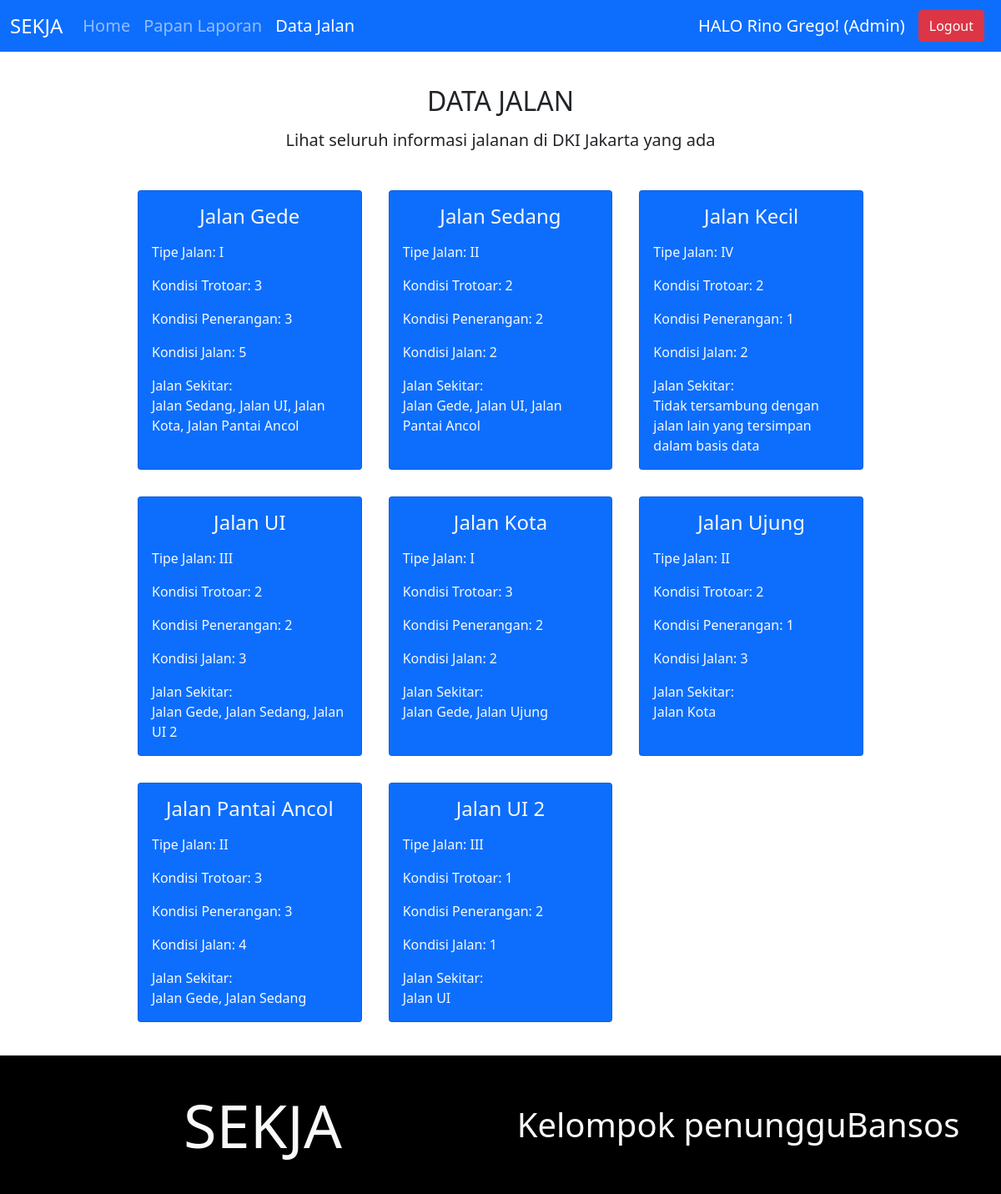
The app's page /jalan (signed in) with its own data.
### sekja/models.py (models this page shows, shortened)
class User(AbstractBaseUser, PermissionsMixin):
   no_KK = models.CharField(max_length=16, unique=True)
   email = models.EmailField(max_length=254, unique=True)
   name = models.CharField(max_length=254, null=False, blank=False)
   is_staff = models.BooleanField(default=False)
   is_superuser = models.BooleanField(default=False)
   is_active = models.BooleanField(default=True)
   last_login = models.DateTimeField(null=True, blank=True)
   date_joined = models.DateTimeField(auto_now_add=True)
   ROLES = (
     (1, 'Admin'),
     (2, 'Pengguna')
    )
   status = models.PositiveSmallIntegerField(blank=False, choices=ROLES, default=2)
   USERNAME_FIELD = 'no_KK' # The name of the field that will serve as unique identifier (which will be the email field for us --> dari source)
   EMAIL_FIELD = 'email' # The name of the field that will be returned when get_email_field_name() is called on a User instance
   REQUIRED_FIELDS = ['email', 'name'] # Required fields besides the password and USERNAME_FIELD when signing up.
   objects = UserManager()

class Jalan(models.Model):
   nama_jalan = models.CharField(max_length=60, null=True)
   LEVEL_TIPE_JALAN = (
      ('V', 'Kelas V'),
      ('IV', 'Kelas IV'),
      ('III', 'Kelas III'),
      ('II', 'Kelas II'),
      ('I', 'Kelas I'),
   )
   tipe_jalan = models.CharField(max_length=10, choices=LEVEL_TIPE_JALAN)
   LEVEL_KONDISI_TROTOAR = (
      ('0', 'Skala 0'),
      ('1', 'Skala 1'),
      ('2', 'Skala 2'),
      ('3', 'Skala 3'),
   )
   kondisi_trotoar = models.CharField(max_length=10, choices=LEVEL_KONDISI_TROTOAR)
   LEVEL_KONDISI_PENERANGAN = (
      ('1', 'Skala 1'),
      ('2', 'Skala 2'),
      ('3', 'Skala 3'),
   )
   kondisi_penerangan = models.CharField(max_length=10, choices=LEVEL_KONDISI_PENERANGAN)
   LEVEL_KONDISI_JALAN = (
      ('1', 'Skala 1'),
      ('2', 'Skala 2'),
      ('3', 'Skala 3'),
      ('4', 'Skala 4'),
      ('5', 'Skala 5'),
   )
   kondisi_jalan = models.CharField(max_length=10, choices=LEVEL_KONDISI_JALAN)
   jalan_sekitar = models.ManyToManyField("self", related_name="berdekatan", symmetrical=True, blank=True)
   def __str__(self):
      return f"{self.nama_jalan}"
   def call_jalan_sekitar(self):
      jumlah_tetangga = len(self.jalan_sekitar.all())
      if jumlah_tetangga == 0:
         return "Tidak tersambung dengan jalan lain yang tersimpan dalam basis data"
      string = ""
      for i in range(jumlah_tetangga - 1):
         string += f"{self.jalan_sekitar.all()[i].nama_jalan}, "
      if jumlah_tetangga > 0:
         string += f"{self.jalan_sekitar.all()[jumlah_tetangga - 1]}"
      return string

### sekja/views.py (the view)
# urls.py: path("jalan", views.jalan, name="jalan"),
@login_required(login_url='login')
def jalan(request):
   jalan = Jalan.objects.all()
   try:
      return render(request, "sekja/jalan.html", {
         "user_status": "Admin" if request.user.status == 1 else "Pengguna",
         "Jalan": jalan
      })
   except:
      return render(request, "sekja/jalan.html", {
         "Jalan": jalan,
      })

### sekja/templates/sekja/jalan.html (shortened to what this page needs)
{% load static %}
<!DOCTYPE html>
<html lang="en">
<head>
   <link rel="stylesheet" href="{% static 'bootstrap-5.0.2-dist/css/bootstrap.min.css' %}">
   <link rel="stylesheet" href="{% static 'sekja/styles.css' %}" >
</head>
<body>
   <nav class="navbar navbar-expand-lg navbar-dark bg-primary sticky-top">
      <div class="container-fluid">
         <a class="navbar-brand" style="font-size: 24px;">SEKJA</a>
         <div class="collapse navbar-collapse" id="navbarSupportedContent" style="font-size: 20px;">
            <ul class="navbar-nav me-auto mb-2 mb-lg-0">
               <li class="nav-item">
                  <a class="nav-link" aria-current="page" href="{% url 'index' %}">Home</a>
               </li>
               <li class="nav-item">
                  <a class="nav-link " aria-current="page" href="{% url 'papan_laporan' %}">Papan Laporan</a>
               </li>
               <li class="nav-item">
                  <a class="nav-link active" aria-current="page" href="{% url 'jalan' %}">Data Jalan</a>
               </li>
            </ul>
         </div>
         {% if not request.user.is_authenticated %}
            <a href="{% url 'login' %}" class="btn btn-success me-2">Login</a>
            <a href="{% url 'register' %}" class="btn btn-light me-2">Register</a>
         {% else %}
            <a class="navbar-brand">HALO {{ request.user.name }}! ({{ user_status }})</a>
            <a href="{% url 'logout' %}" class="btn btn-danger me-2">Logout</a>
         {% endif %}
      </div>
   </nav>
   <section class="main-body p-4 ">
      <div class="text-center p-3">
         <h2>DATA JALAN</h2>
         <h5 class="p-2">Lihat seluruh informasi jalanan di DKI Jakarta yang ada</h5>
      </div>
      <div class="container">
         <div class="row">
            <div class="col-sm-1"></div>
            <div class="col-sm-10">
               <div class="container">
                  <div class="row">
                     {% for jalan in Jalan %}
                     <div class="col-lg-4 col-6 p-3">
                        <div class="card bg-primary text-light h-100">
                           <div class="card-body">
                              <h4 class="card-title text-center mb-3"> {{ jalan.nama_jalan }} </h4>
                              <p class="card-text"> Tipe Jalan: {{ jalan.tipe_jalan }} </p>
                              <p class="card-text"> Kondisi Trotoar: {{ jalan.kondisi_trotoar }} </p>
                              <p class="card-text"> Kondisi Penerangan: {{ jalan.kondisi_penerangan }} </p>
                              <p class="card-text"> Kondisi Jalan: {{ jalan.kondisi_jalan }} </p>
                              <p class="card-text">
                                 Jalan Sekitar: <br>
                                 {{ jalan.call_jalan_sekitar }}
                              </p>
                           </div>
                        </div>
                     </div>
                     {% endfor %}
                  </div>
               </div>
            </div>
            <div class="col-sm-1"></div>
         </div>
      </div>
   </section>
   <footer class="main-footer d-flex align-items-stretch text-light" id="layout-footer" style="display: block; background-color: black;">
      <div class="container mt-3 pt-4 pb-4">
        <div class="row">
          <div class="col-6 d-flex justify-content-center align-items-center ">
            <p class="display-2">SEKJA</p>
          </div>
          <div class="col-6 d-flex justify-content-center align-items-center ">
            <p class="display-6">Kelompok penungguBansos</p>
          </div>
        </div>
      </div>
    </footer>
</body>
</html>

### records on screen
User: user.name "Rino Grego"
Jalan: nama_jalan "Jalan Gede", tipe_jalan "I", kondisi_trotoar "3", kondisi_penerangan "3", kondisi_jalan "5", call_jalan_sekitar "Jalan Sedang, Jalan UI, Jalan Kota, Jalan Pantai Ancol"
Jalan: nama_jalan "Jalan Sedang", tipe_jalan "II", kondisi_trotoar "2", kondisi_penerangan "2", kondisi_jalan "2", call_jalan_sekitar "Jalan Gede, Jalan UI, Jalan Pantai Ancol"
Jalan: nama_jalan "Jalan Kecil", tipe_jalan "IV", kondisi_trotoar "2", kondisi_penerangan "1", kondisi_jalan "2", call_jalan_sekitar "Tidak tersambung dengan jalan lain yang tersimpan dalam basis data"
Jalan: nama_jalan "Jalan UI", tipe_jalan "III", kondisi_trotoar "2", kondisi_penerangan "2", kondisi_jalan "3", call_jalan_sekitar "Jalan Gede, Jalan Sedang, Jalan UI 2"
Jalan: nama_jalan "Jalan Kota", tipe_jalan "I", kondisi_trotoar "3", kondisi_penerangan "2", kondisi_jalan "2", call_jalan_sekitar "Jalan Gede, Jalan Ujung"
Jalan: nama_jalan "Jalan Ujung", tipe_jalan "II", kondisi_trotoar "2", kondisi_penerangan "1", kondisi_jalan "3", call_jalan_sekitar "Jalan Kota"
Jalan: nama_jalan "Jalan Pantai Ancol", tipe_jalan "II", kondisi_trotoar "3", kondisi_penerangan "3", kondisi_jalan "4", call_jalan_sekitar "Jalan Gede, Jalan Sedang"
Jalan: nama_jalan "Jalan UI 2", tipe_jalan "III", kondisi_trotoar "1", kondisi_penerangan "2", kondisi_jalan "1", call_jalan_sekitar "Jalan UI"

### other values on screen
{{ user_status }} "Admin"
